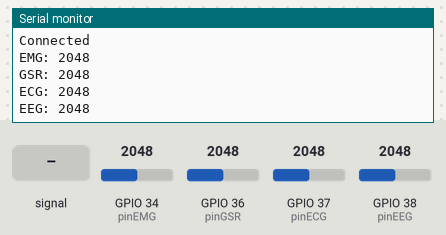
The sketch below on a simulated ESP32. Parts: the last lines printed to the serial monitor. Inputs (shaded band) come from the test bench; at power-on: GPIO 34 (pinEMG) = 2048, GPIO 36 (pinGSR) = 2048, GPIO 37 (pinECG) = 2048, GPIO 38 (pinEEG) = 2048. WiFi joins after 1.5 s; servers stay silent unless stated; no MQTT or app messages arrive unless stated.

Above: at 2.7 s.
2.8 s: GPIO 37 (pinECG) fed a 200 Hz sine of ±327 counts around its level
4.3 s: GPIO 34 (pinEMG) set to 2866
At 4.8 s:
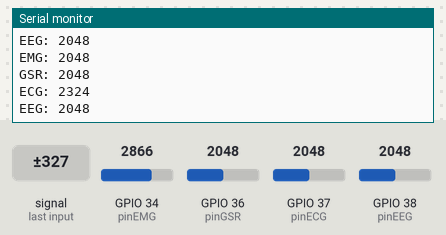
5.8 s: GPIO 36 (pinGSR) set to 2866
At 6.8 s:
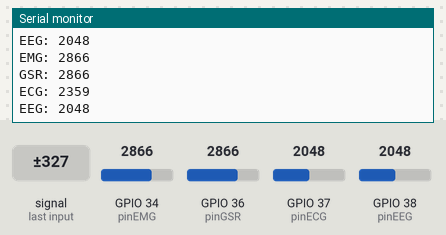
7.3 s: GPIO 37 (pinECG) set to 2866
At 8.6 s:
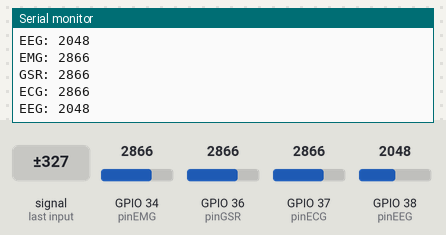
8.8 s: GPIO 38 (pinEEG) set to 2866
At 10.1 s:
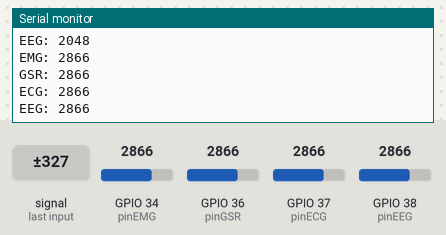
10.3 s: GPIO 37 (pinECG) fed a 1000 Hz sine of ±1023 counts around its level
Timing chart, 0 to 12.8 s (numbered marks = the images above; inputs shaded):
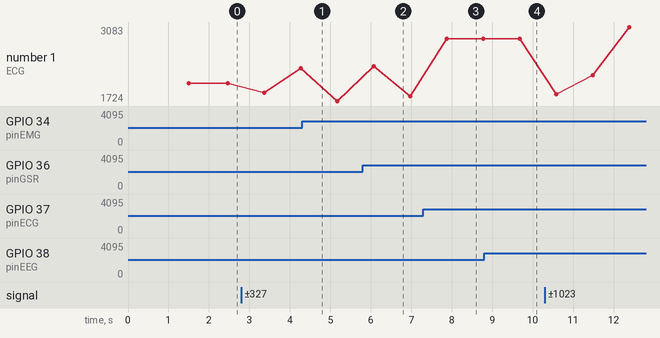

Measured:
- after the input at 5.8 s, the serial monitor: prints a new line after 0.27 s (image 2)
- after the input at 7.3 s, the serial monitor: prints a new line after 0.58 s (image 3)
- after the input at 8.8 s, the serial monitor: prints a new line after 0.88 s (image 4)
- plotted number 1: 2048 → 2324 after the input at 2.8 s, 2866 → 3083 after the input at 10.3 s

The sketch:

Emosense.ino
```cpp
#include <WiFi.h>
#include <PubSubClient.h>

#define WIFISSID "Alexahome" // Put your WifiSSID here
#define PASSWORD "hngzhowxiantan" // Put your wifi password here
#define TOKEN "BBFF-RJ8ABBbh6G2ECGU0rkjRSOdXqhUnvj" // Put your Ubidots' TOKEN
#define MQTT_CLIENT_NAME "alexnewton" // MQTT client Name, please enter your own 8-12 alphanumeric character ASCII string;

#define VARIABLE_LABEL_EMG "EMG" // Variable label for EMG signal
#define VARIABLE_LABEL_GSR "GSR" // Variable label for GSR signal
#define VARIABLE_LABEL_ECG "ECG" // Variable label for ECG signal
#define VARIABLE_LABEL_EEG "EEG" // Variable label for EEG signal
#define DEVICE_LABEL "esp32"    // Device label

WiFiClient ubidots;
PubSubClient client(ubidots);

const int pinEMG = 34; // Pin for EMG sensor
const int pinGSR = A0; // Pin for GSR sensor
const int pinECG = A1; // Pin for ECG sensor
const int pinEEG = A2; // Pin for EEG sensor

void callback(char* topic, byte* payload, unsigned int length) {
  char p[length + 1];
  memcpy(p, payload, length);
  p[length] = NULL;
  Serial.write(payload, length);
  Serial.println(topic);
}

void reconnect() {
  while (!client.connected()) {
    Serial.println("Attempting MQTT connection...");
    if (client.connect(MQTT_CLIENT_NAME, TOKEN, "")) {
      Serial.println("Connected");
    } else {
      Serial.print("Failed, rc=");
      Serial.print(client.state());
      Serial.println(" try again in 2 seconds");
      delay(2000);
    }
  }
}

void setup() {
  Serial.begin(115200);
  WiFi.begin(WIFISSID, PASSWORD);
  pinMode(pinEMG, INPUT);
  pinMode(pinGSR, INPUT);
  pinMode(pinECG, INPUT);
  pinMode(pinEEG, INPUT);
  Serial.println();
  Serial.print("Waiting for WiFi...");
  while (WiFi.status() != WL_CONNECTED) {
    Serial.print(".");
    delay(500);
  }
  Serial.println("");
  Serial.println("WiFi Connected");
  Serial.println("IP address: ");
  Serial.println(WiFi.localIP());
  client.setServer("things.ubidots.com", 1883); // Ubidots MQTT Broker
  client.setCallback(callback);
}

void loop() {
  int signalEMG = analogRead(pinEMG);
  int signalGSR = analogRead(pinGSR);
  int signalECG = analogRead(pinECG);
  int signalEEG = analogRead(pinEEG);

  Serial.print("EMG: ");
  Serial.println(signalEMG);
  Serial.print("GSR: ");
  Serial.println(signalGSR);
  Serial.print("ECG: ");
  Serial.println(signalECG);
  Serial.print("EEG: ");
  Serial.println(signalEEG);

  if (!client.connected()) {
    reconnect();
  }

  char topic[100];
  char payload[100];

  sprintf(topic, "%s%s", "/v1.6/devices/", DEVICE_LABEL);

  // Publish EMG data
  sprintf(payload, "{\"%s\": %d}", VARIABLE_LABEL_EMG, signalEMG);
  client.publish(topic, payload);
  delay(100);

  // Publish GSR data
  sprintf(payload, "{\"%s\": %d}", VARIABLE_LABEL_GSR, signalGSR);
  client.publish(topic, payload);
  delay(100);

  // Publish ECG data
  sprintf(payload, "{\"%s\": %d}", VARIABLE_LABEL_ECG, signalECG);
  client.publish(topic, payload);
  delay(100);

  // Publish EEG data
  sprintf(payload, "{\"%s\": %d}", VARIABLE_LABEL_EEG, signalEEG);
  client.publish(topic, payload);
  delay(100);

  client.loop();
  delay(500);
}
```
